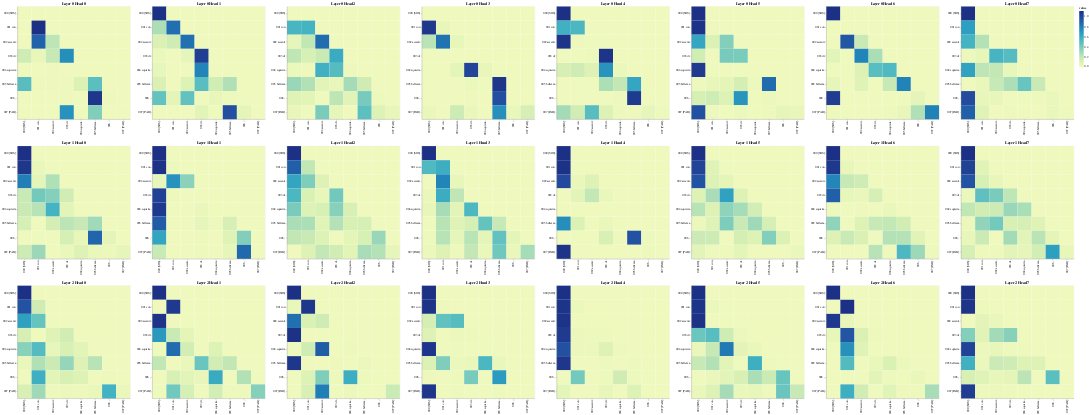

The cell this chart's notebook holds for it:
### Code cell
# Decoder Self-Attention
get_all_attention_maps('decoder', layers, heads, decoder_input_tokens, decoder_input_tokens, min(20, sentence_len))
